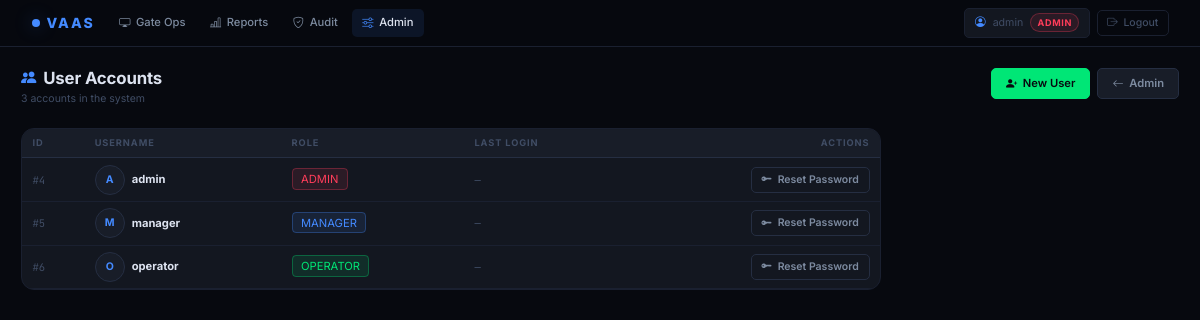
/admin/users (signed in), run on an earlier commit of the app's database.
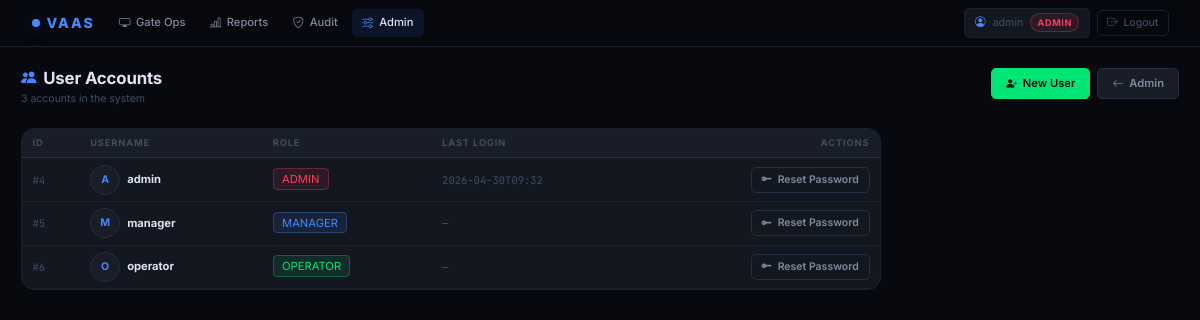
And on a later commit of the database.
### tables this page shows
CREATE TABLE users (
    id            INTEGER PRIMARY KEY AUTOINCREMENT,
    username      TEXT    NOT NULL UNIQUE,
    password_hash TEXT    NOT NULL,
    role          TEXT    NOT NULL DEFAULT 'OPERATOR'
                  CHECK(role IN ('ADMIN','MANAGER','OPERATOR')),
    last_login    TEXT
);

### webapp/routes/admin.py (the view)
@admin_bp.route("/users")
@requires_role("ADMIN")
def users():
    rows = current_app.config["VAAS_DB"].execute(
        "SELECT id, username, role, last_login FROM users ORDER BY username"
    ).fetchall()
    return render_template("admin/users.html", rows=rows)

### webapp/auth.py (called while the page is built)
def requires_role(*allowed: str):
    def decorator(fn):
        @wraps(fn)
        def wrapper(*args, **kwargs):
            if "user_id" not in session:
                return redirect(url_for("auth.login", next=request.path))
            user_role = session.get("role", "")
            user_rank = ROLE_RANK.get(user_role, 0)
            min_rank = min(ROLE_RANK[r] for r in allowed)
            if user_rank < min_rank:
                return ("Forbidden — role required: " + " or ".join(allowed)), 403
            return fn(*args, **kwargs)
        return wrapper
    return decorator

### webapp/templates/admin/users.html (shortened to what this page needs)
{% extends "base.html" %}
{% block content %}
<div class="page-header">
  <div class="page-header-left">
    <h1 class="page-title"><i class="bi bi-people-fill"></i> User Accounts</h1>
    <p class="page-subtitle">{{ rows|length }} account{{ 's' if rows|length != 1 }} in the system</p>
  </div>
  <div class="page-actions">
    <a class="btn btn-success" href="{{ url_for('admin.new_user') }}">
      <i class="bi bi-person-plus-fill"></i> New User
    </a>
    <a class="btn btn-secondary" href="{{ url_for('admin.home') }}">
      <i class="bi bi-arrow-left"></i> Admin
    </a>
  </div>
</div>
<div class="panel" style="overflow:hidden;max-width:860px">
  <div style="overflow-x:auto">
    <table class="vaas-table">
      <thead>
        <tr>
          <th>ID</th>
          <th>Username</th>
          <th>Role</th>
          <th>Last Login</th>
          <th style="text-align:right">Actions</th>
        </tr>
      </thead>
      <tbody>
      {% for r in rows %}
        <tr>
          <td style="color:var(--text-muted);font-family:var(--font-mono);font-size:.75rem">
            #{{ r.id }}
          </td>
          <td>
            <div style="display:flex;align-items:center;gap:.5rem">
              <div style="width:30px;height:30px;border-radius:50%;
                          background:var(--bg-panel-alt);border:1px solid var(--border-mid);
                          display:flex;align-items:center;justify-content:center;
                          font-size:.75rem;font-weight:700;color:var(--blue)">
                {{ r.username[0]|upper }}
              </div>
              <strong style="color:var(--text-primary)">{{ r.username }}</strong>
            </div>
          </td>
          <td>
            <span class="role-badge role-{{ r.role }}" style="padding:.2rem .6rem;border-radius:4px">
              {{ r.role }}
            </span>
          </td>
          <td style="color:var(--text-muted);font-family:var(--font-mono);font-size:.75rem">
            {{ r.last_login[:16] if r.last_login else '—' }}
          </td>
          <td style="text-align:right">
            <button class="btn btn-sm btn-outline-secondary"
                    data-bs-toggle="modal"
                    data-bs-target="#resetModal"
                    data-uid="{{ r.id }}"
                    data-uname="{{ r.username }}">
              <i class="bi bi-key-fill"></i> Reset Password
            </button>
          </td>
        </tr>
      {% else %}
        <tr>
          <td colspan="5" style="text-align:center;padding:2rem;color:var(--text-muted)">
            No users found.
          </td>
        </tr>
      {% endfor %}
      </tbody>
    </table>
  </div>
</div>
{% endblock %}

### webapp/templates/base.html (shortened to what this page needs)
<!doctype html>
<html lang="en" data-bs-theme="dark">
<head>
<link rel="stylesheet" href="https://cdn.jsdelivr.net/npm/bootstrap@5.3.3/dist/css/bootstrap.min.css">
<link rel="stylesheet" href="https://cdn.jsdelivr.net/npm/bootstrap-icons@1.11.3/font/bootstrap-icons.min.css">
<link rel="stylesheet" href="{{ url_for('static', filename='css/app.css') }}">
</head>
<body>
<nav class="navbar navbar-expand-lg">
  <div class="container-fluid px-3">
    <a class="navbar-brand" href="{{ url_for('index') if 'index' in (url_for('index') or '') else '/' }}">
      <div class="brand-dot"></div>
      VAAS
    </a>
    <div class="collapse navbar-collapse" id="mainNav">
      <ul class="navbar-nav me-auto gap-1 mt-2 mt-lg-0">
        {% if session.user_id %}
          <li class="nav-item">
            <a class="nav-link {% if request.endpoint and 'operator' in request.endpoint %}active{% endif %}"
               href="{{ url_for('operator.dashboard') }}">
              <i class="bi bi-display"></i> Gate Ops
            </a>
          </li>
          {% if session.role in ['MANAGER','ADMIN'] %}
            <li class="nav-item">
              <a class="nav-link {% if request.endpoint and 'manager' in request.endpoint %}active{% endif %}"
                 href="{{ url_for('manager.home') }}">
                <i class="bi bi-bar-chart-line"></i> Reports
              </a>
            </li>
            <li class="nav-item">
              <a class="nav-link {% if request.endpoint and 'audit' in (request.endpoint or '') %}active{% endif %}"
                 href="{{ url_for('manager.audit') }}">
                <i class="bi bi-shield-check"></i> Audit
              </a>
            </li>
          {% endif %}
          {% if session.role == 'ADMIN' %}
            <li class="nav-item">
              <a class="nav-link {% if request.endpoint and request.endpoint.startswith('admin') %}active{% endif %}"
                 href="{{ url_for('admin.home') }}">
                <i class="bi bi-sliders"></i> Admin
              </a>
            </li>
          {% endif %}
        {% endif %}
      </ul>
      <ul class="navbar-nav align-items-center gap-2 mt-2 mt-lg-0">
        {% if session.user_id %}
          <li class="nav-item">
            <div class="nav-user">
              <i class="bi bi-person-circle" style="color:var(--blue)"></i>
              <span>{{ session.username }}</span>
              <span class="role-badge role-{{ session.role }}">{{ session.role }}</span>
            </div>
          </li>
          <li class="nav-item">
            <a class="nav-link nav-logout" href="{{ url_for('auth.logout') }}">
              <i class="bi bi-box-arrow-right"></i> Logout
            </a>
          </li>
        {% endif %}
      </ul>
    </div>
  </div>
</nav>
<main class="page-wrapper">
  {% block content %}{% endblock %}
</main>
</body>
</html>

What changed in the data, as far as the page shows it:
changed users "admin": last_login "—" → "2026-04-30T09:32"
